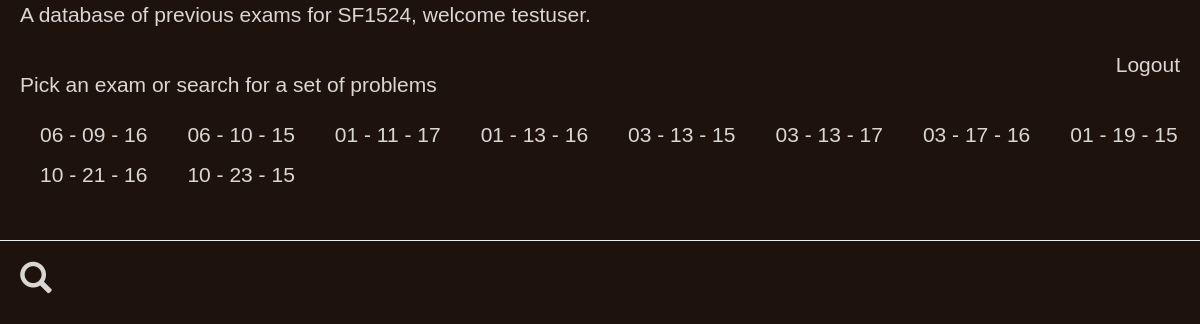
The app's page / (signed in) with its own data.
### exams/models.py (models this page shows, shortened)
class Exam(models.Model):
    name = models.CharField(max_length=6,default="")
    date = models.DateTimeField(
            default=timezone.now)

### exams/views.py (the view)
# urls.py: url(r'^$', views.index, name='index'),
def index(request):
	exams = Exam.objects.all()
	return render(request, 'exams/index.html', {'exams':exams})

### exams/templates/exams/index.html (shortened to what this page needs)
{% load staticfiles %}
<html>
	<head>
			<link rel="stylesheet" href="https://maxcdn.bootstrapcdn.com/bootstrap/3.3.7/css/bootstrap.min.css">
	        <link rel="stylesheet" href="{% static 'css/index.css' %}">
	</head>
	<body>
		<p>A database of previous exams for SF1524, welcome {{ user.username}}.</p>
		{% if user.is_authenticated == False %}
			<a href="{% url 'create_user' %}">Create user</a>
			<p>or</p>
			<a href="{% url 'login' %}">Login</a>
		{% else %}
			<a href="{% url 'logout' %}" style="float: right;padding-right:20px;">Logout</a>
			<p><br>Pick an exam or search for a set of problems</p>
			<div class="exam-container">
			{% for exam in exams %}
				<a href="{% url 'exam' date=exam.name %}" style="margin-left:20px;">{{exam.date|date:"m - d - y"}}</a>
			{% endfor %}
			</div>
			<a href="{% url 'advanced_search' %}">
			<hr>
			<link rel="stylesheet" href="https://maxcdn.bootstrapcdn.com/bootstrap/3.3.7/css/bootstrap.min.css"><span class="glyphicon glyphicon-search"></span></a>
			<br>
		{% endif %}
</html>

### exams/static/css/index.css (style rules this page uses)
* { background-color: #1e130c !important; color: #DAD6D4 !important; }
.glyphicon { font-size: 150%; padding-left: 20px; }
.exam-container { display: flex; flex-wrap: wrap; }
p { padding-left: 20px !important; font-size: 150%; font-family: "Arial Narrow", Arial, sans-serif; }
a { padding-top: 10px !important; padding-left: 20px !important; font-family: "Arial Narrow", Arial, sans-serif; font-size: 150%; color:#9a8478; text-decoration: none !important; }

### records on screen
Exam: date "06 - 09 - 16"
Exam: date "06 - 10 - 15"
Exam: date "01 - 11 - 17"
Exam: date "01 - 13 - 16"
Exam: date "03 - 13 - 15"
Exam: date "03 - 13 - 17"
Exam: date "03 - 17 - 16"
Exam: date "01 - 19 - 15"
Exam: date "10 - 21 - 16"
Exam: date "10 - 23 - 15"

### other values on screen
{{ user.username }} "testuser"
